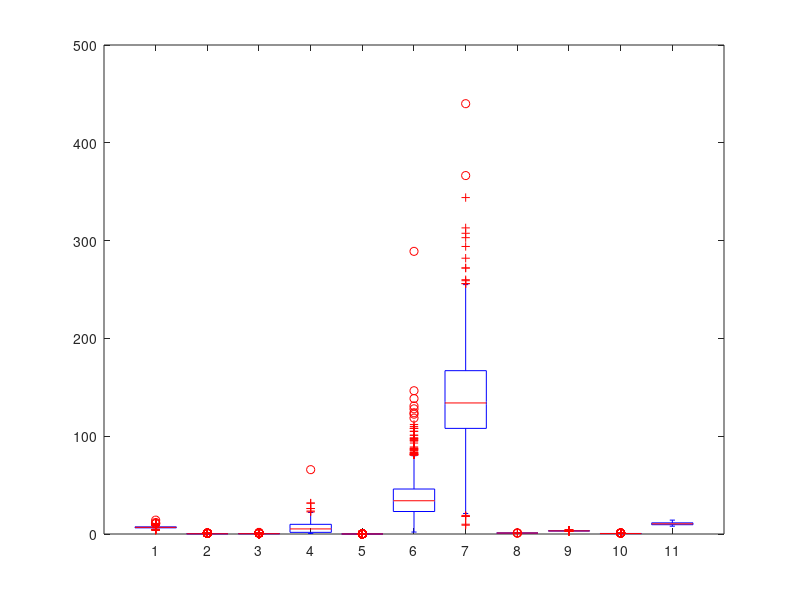

Reproduce this figure in MATLAB. (Note: this script raises an error after producing the figure.)
%% 1 

load WhiteW.mat;
moyx=mean(X);
stdx=std(X);
moyy=mean(Y);
stdy=std(Y);
% var=var(X,1);
boxplot(X);
% imagesc(corrcoef(X),colorbar, 'Matrice de corr'); % la var 4 et 8 sont assez corelle





%% 2 

% Decoupage des données 

ratio=2/3;
ratio2=1/2;
[Xa, Ya, Xtest, Ytest] = splitdata(X, Y, ratio);
[Xa, Ya, Xv, Yv] = splitdata(Xa, Ya, ratio2);

% k plus proches voisins 

kvec=1:2:35;
DistApp=[];
DistVal=[];
DistTest=[];
for i=1:length(kvec)
    k=kvec(i);
    [YaPred, DistApp]=kppv(Xa, Xa, Ya, k, DistApp);
    [YvPred, DistVal]=kppv(Xv, Xv, Ya, k, DistVal);
    [YtPred, DistTest]=kppv(Xtest, Xtest, Ya, k, DistTest); % ATTENTION à ne pas faire c'est de la triche
    
    errorapp(i)=mean(Ya~=YaPred);
    errorval(i)=mean(Yv~=YvPred);
    errortest(i)=mean(Ytest~=YtPred);
end
figure
plot(kvec,errorapp,'*--b',kvec,errorval,'+-r', kvec, errortest,'s-m');
set(gca,'XDir','reverse','fontsize', 18);
xlabel('Valeurs decroissantes de k');
ylabel('Erreur empirique de classification');
legend('Remp APP', 'Rem VAL', 'Remp test');
title('Sans la normalisation');

% se fier à la courbe d"eval pour la meilleur val de k
% choix du k optimal

[Errvalmin, index]=min(errorval);
fprintf('erreur de val min = %2.2f', Errvalmin)
fprintf('K optimal = %d', kvec(index))

%%

% Decoupage des données 

ratio=2/3;
ratio2=1/2;
[Xa, Ya, Xtest, Ytest] = splitdata(X, Y, ratio);
[Xa, Ya, Xv, Yv] = splitdata(Xa, Ya, ratio2);

% on decide de normaliser pour que les distances aient un sens
[Xa,Xv,meanxa,stdxa] = normalizemeanstd(Xa,Xv); % ATTENTION normaliser Xv par rapport a Xa !! Normaliser toujours les donnees dapprentissage !
[~, Xtn] = normalizemeanstd(Xa,Xtest,meanxa,stdxa);
% k plus proches voisins 

kvec=1:2:35;
DistApp=[];
DistVal=[];
DistTest=[];
for i=1:length(kvec)
    k=kvec(i);
    [YaPred, DistApp]=kppv(Xa, Xa, Ya, k, DistApp);
    [YvPred, DistVal]=kppv(Xv, Xv, Ya, k, DistVal);
    [YtPred, DistTest]=kppv(Xtest, Xtest, Ya, k, DistTest);
    
    errorapp(i)=mean(Ya~=YaPred);
    errorval(i)=mean(Yv~=YvPred);
    errortest(i)=mean(Ytest~=YtPred);
end
figure
plot(kvec,errorapp,'*--b',kvec,errorval,'+-r', kvec, errortest,'s-m');
set(gca,'XDir','reverse','fontsize', 18);
xlabel('Valeurs decroissantes de k');
ylabel('Erreur empirique de classification');
legend('Remp APP', 'Rem VAL', 'Remp test');
title('Avec la normalisation');


